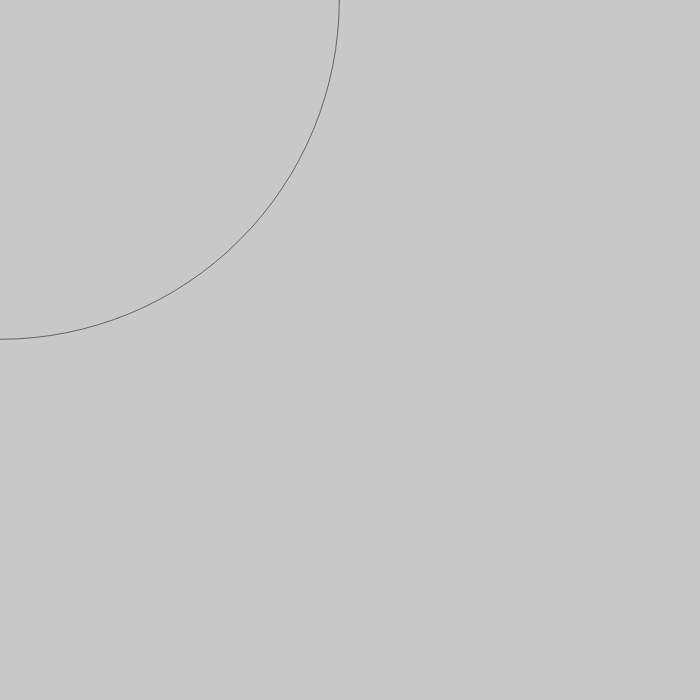
Frame 1 (no input)
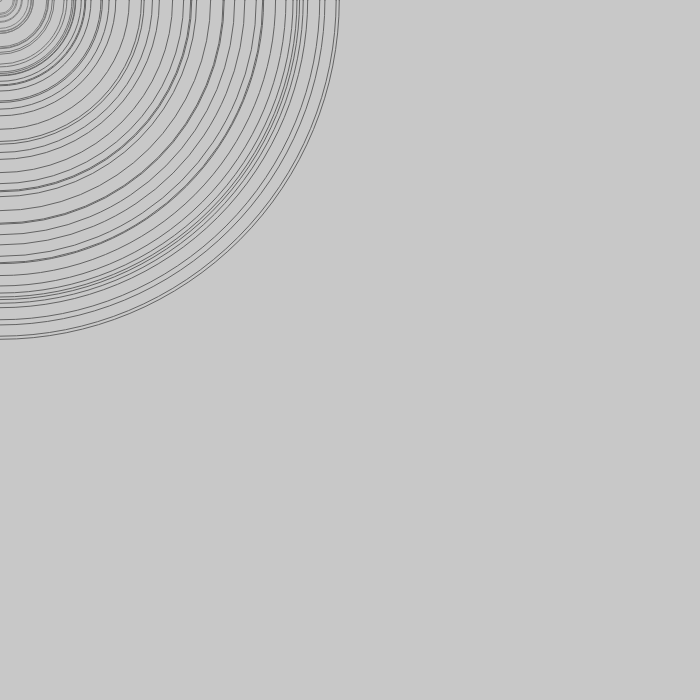
Frame 60 (no input)
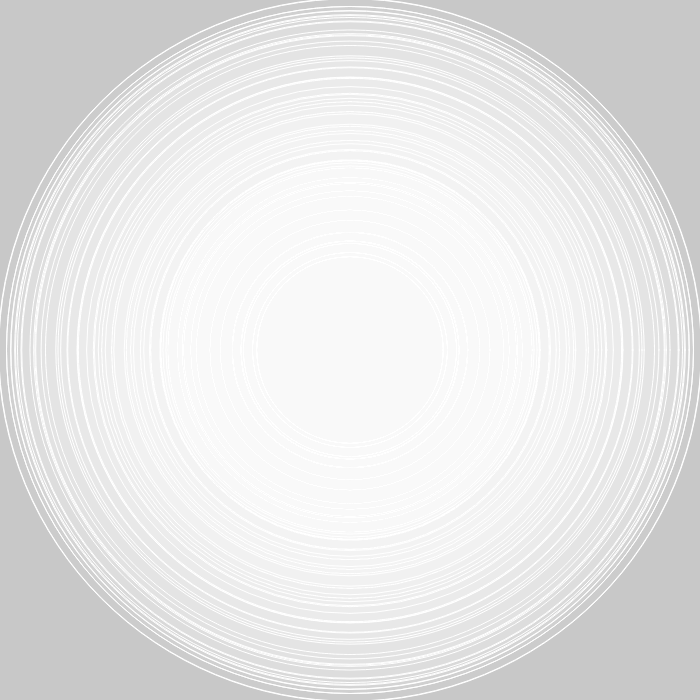
Frame 120 (the mouse pressed at the canvas centre since frame 60)

The p5.js sketch that drew these frames (run headless with seeded random() and noise() and a simulated clock; from frame 60 on, the mouse is pressed at the canvas centre):

// p5.js sketch
// ── sketch.js
var initialSize = 700;
var mutableSize = initialSize;
var canvasSize = 700;
var speed = 0;
var control = false;

function setup() {
  smooth();
  createCanvas(canvasSize, canvasSize);
  background(200);
}

function draw() {
  speed = random(0, 30);

  if (!control) {
    mutableSize = mutableSize - speed;
    fill(200, 200, 200, 10);
    stroke(100, 100, 100);
    ellipse(mouseX, mouseY, mutableSize, mutableSize);
    if (mutableSize <= 0)
      control = true;
  }

  if (control) {
    mutableSize = mutableSize + speed;
    fill(200, 200, 200, 10);
    stroke(100, 100, 100);
    ellipse(mouseX, mouseY, mutableSize, mutableSize);
    if (mutableSize >= 700)
      control = false;
  }
}

function mousePressed() {
  background(200);
  erase();
}
